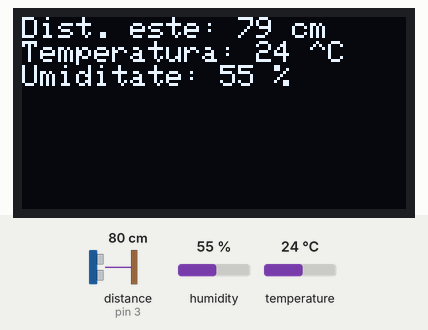
This sketch was run on a simulated Arduino Uno, built with avr-gcc and run on an emulated ATmega328P. On the bench: 128×64 one-colour display. Wiring (inferred from the names in the program): ultrasonic range finder: trigger pin 2; echo pin 3. Inputs (shaded band) come from the test bench; at power-on: distance to the obstacle (sensor on pin 3) 80 cm, humidity 55 %, temperature 24 °C. The echo pulse lasts 58.3 µs per cm; the display library's start-up logo is not drawn.

Above: at 1.27 s.
1.3 s: distance to the obstacle (sensor on pin 3) set to 2 cm
At 2.6 s:
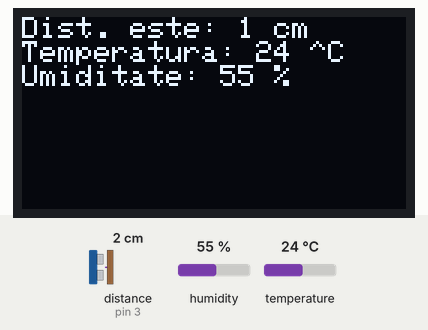
8.2 s: humidity set to 22 %
At 14.2 s:
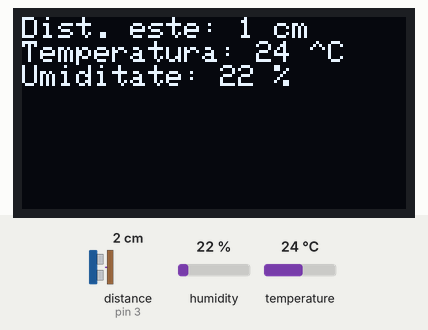
14.5 s: temperature set to 33 °C
At 19.9 s:
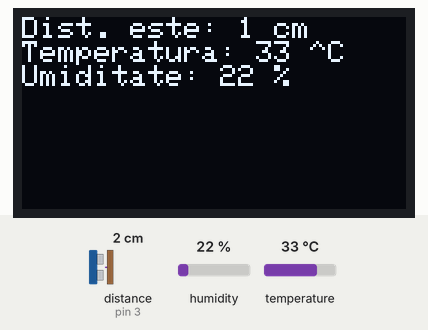
20.9 s: distance to the obstacle (sensor on pin 3) set to 4 cm
At 21.3 s:
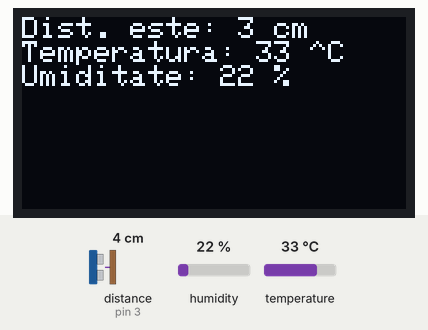
22.4 s: humidity set to 40 %
At 26.1 s:
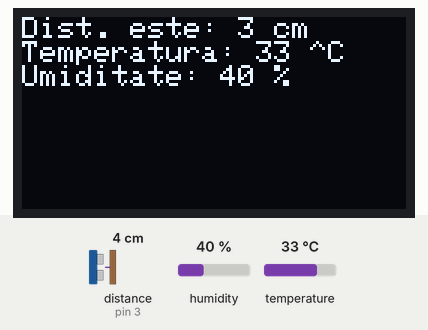
27.2 s: distance to the obstacle (sensor on pin 3) set to 9 cm
Timing chart, 0 to 29.7 s (numbered marks = the images above; inputs shaded):
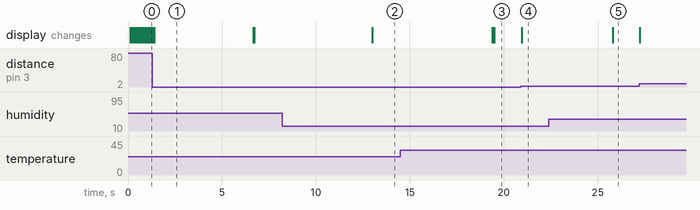

The sketch:

Oled_pe_spi_096_temperatura_distanta_umiditate.ino
```cpp
#include <SPI.h>
#include <Wire.h>
#include <SimpleDHT.h>//senzor de umiditate si distanta
#include <Adafruit_GFX.h>
#include <Adafruit_SSD1306.h>//biblioteca display-ului

#define OLED_MOSI  9
#define OLED_CLK   10
#define OLED_DC    12
#define OLED_CS    11
#define OLED_RESET 13
int pinsenz = 4;
SimpleDHT11 senz;
const int trigger = 2;
const int ecou = 3;
long durata;
int distanta;
int x=10000,y=10000;
int i=0;

Adafruit_SSD1306 display(OLED_MOSI, OLED_CLK, OLED_DC, OLED_RESET, OLED_CS);

void setup()   {
//  Serial.begin(9600);
  pinMode(trigger, OUTPUT);
  pinMode(ecou, INPUT);
  display.begin(SSD1306_SWITCHCAPVCC);
  display.display();
  display.clearDisplay();
  display.setTextSize(1);
  display.setTextColor(WHITE);
}

void loop()
{
  digitalWrite(trigger, LOW);
  delayMicroseconds(2);
  digitalWrite(trigger, HIGH);
  delayMicroseconds(10);
  digitalWrite(trigger, LOW);
  durata = pulseIn(ecou, HIGH);
  distanta= durata*0.034/2;

  if(i==150)
    i=0;

  byte temperatura = 0;
  byte umiditate = 0;

  display.clearDisplay();
  display.setCursor(0,0);
  display.print("Dist. este: ");
  display.print(distanta);
  display.println(" cm");

  if(i==0)
    {

     senz.read(pinsenz, &temperatura, &umiditate, NULL);
     x = (int)temperatura;
     y = (int)umiditate;

    }

   if(x != 10000 && y != 10000){

  display.print("Temperatura: ");
  display.print(x);
  display.println(" ^C");

  display.print("Umiditate: ");
  display.print(y);
  display.println(" %");

}

  display.display();
  i++;
  delay(10);

}
```

Measured:
- after the input at 1.3 s, the display: first differs from a run without the input after 0.05 s (image 1 shows a later state)
- after the input at 8.2 s, the display: changes after 4.8 s (image 2)
- after the input at 14.5 s, the display: changes after 4.9 s (image 3)
- after the input at 20.9 s, the display: changes after 0.06 s (image 4)
- after the input at 22.4 s, the display: changes after 3.4 s (image 5)
- what the display in image 1 shows lasts 5.3 s, from 1.4 s to 6.7 s
